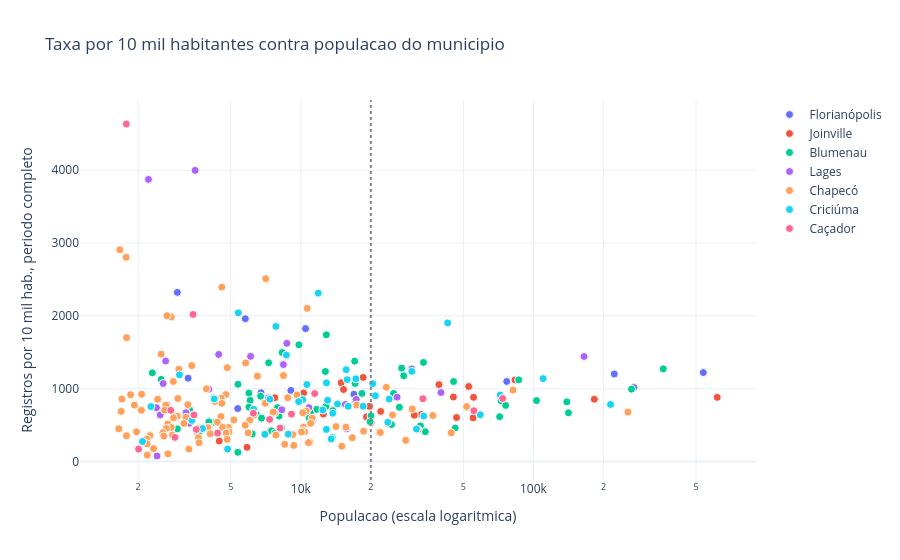

Here is the notebook cell this chart was saved with:
### Code cell
# Taxa contra populacao: a instabilidade aparece como um funil a esquerda.
fig = px.scatter(
    municipios, x="populacao_censo_2022", y="taxa_total_10k",
    hover_name="municipio", color="regiao_intermediaria",
    log_x=True,
    title="Taxa por 10 mil habitantes contra populacao do municipio",
    labels={
        "populacao_censo_2022": "Populacao (escala logaritmica)",
        "taxa_total_10k": "Registros por 10 mil hab., periodo completo",
        "regiao_intermediaria": "Regiao intermediaria",
    },
)
fig.update_traces(marker=dict(size=8, line=dict(width=1, color="#fcfcfb")))
fig.add_vline(x=20000, line_dash="dot", line_color="#898781")
fig.add_annotation(x=20000, yref="paper", y=1.0, text="piso de 20 mil hab.",
                   showarrow=False, font_size=10, font_color="#898781",
                   xanchor="left", yanchor="bottom")
fig.update_layout(legend_title_text="")
fig.show()

print(
    "A dispersao vertical se estreita conforme a populacao cresce. Isso e o "
    "comportamento esperado de uma razao com denominador pequeno, e nao um padrao "
    "territorial a ser interpretado."
)

### Figure 1 — Plotly figure (JSON) as saved in the notebook; plotly's stock layout.template omitted (floating-point values rounded to 4 significant figures)
{"data": [{"hovertemplate": "<b>%{hovertext}</b><br><br>Regiao intermediaria=Florianópolis<br>Populacao (escala logaritmica)=%{x}<br>Registros por 10 mil hab., periodo completo=%{y}<extra></extra>", "hovertext": ["Florianópolis", "São José", "Palhoça", "Biguaçu", "Imbituba", "Garopaba", "Santo Amaro da Imperatriz", "Alfredo Wagner", "Governador Celso Ramos", "São Pedro de Alcântara", "Paulo Lopes", "São Bonifácio", "Águas Mornas", "Antônio Carlos", "Angelina", "Rancho Queimado", "Anitápolis"], "legendgroup": "Florianópolis", "marker": {"color": "#636efa", "line": {"color": "#fcfcfb", "width": 1}, "size": 8, "symbol": "circle"}, "mode": "markers", "name": "Florianópolis", "orientation": "v", "showlegend": true, "type": "scatter", "x": [537211, 270299, 222598, 76773, 52579, 29959, 27272, 10481, 16915, 5776, 9063, 2946, 6743, 11224, 5358, 3279, 3593], "xaxis": "x", "y": [1220.0, 1015.0, 1201.0, 1098.0, 1035.0, 1268.0, 1278.0, 1824.0, 922.9, 1960.0, 975.4, 2322.0, 943.2, 564.9, 726.0, 1144.0, 395.2], "yaxis": "y"}, {"hovertemplate": "<b>%{hovertext}</b><br><br>Regiao intermediaria=Joinville<br>Populacao (escala logaritmica)=%{x}<br>Registros por 10 mil hab., periodo completo=%{y}<extra></extra>", "hovertext": ["Joinville", "Jaraguá do Sul", "São Bento do Sul", "São Francisco do Sul", "Mafra", "Rio Negrinho", "Araquari", "Canoinhas", "Guaramirim", "Garuva", "Porto União", "Itapoá", "Balneário Barra do Sul", "Itaiópolis", "Corupá", "Três Barras", "Massaranduba", "Papanduva", "Schroeder", "Irineópolis", "Campo Alegre", "Monte Castelo", "Major Vieira", "São João do Itaperiú", "Bela Vista do Toldo"], "legendgroup": "Joinville", "marker": {"color": "#EF553B", "line": {"color": "#fcfcfb", "width": 1}, "size": 8, "symbol": "circle"}, "mode": "markers", "name": "Joinville", "orientation": "v", "showlegend": true, "type": "scatter", "x": [616317, 182660, 83277, 52674, 55286, 39261, 45283, 55016, 46711, 18545, 32970, 30750, 14912, 22051, 15267, 19746, 17162, 19150, 20061, 10285, 12501, 7736, 7425, 4463, 5872], "xaxis": "x", "y": [880.4, 853.9, 1119.0, 1029.0, 880.5, 1055.0, 884.7, 598.2, 602.2, 1154.0, 644.8, 634.1, 1081.0, 686.6, 988.4, 756.1, 841.4, 612.0, 535.4, 940.2, 650.4, 875.1, 429.6, 280.1, 194.1], "yaxis": "y"}, {"hovertemplate": "<b>%{hovertext}</b><br><br>Regiao intermediaria=Blumenau<br>Populacao (escala logaritmica)=%{x}<br>Registros por 10 mil hab., periodo completo=%{y}<extra></extra>", "hovertext": ["Blumenau", "Itajaí", "Balneário Camboriú", "Navegantes", "Brusque", "Camboriú", "Rio do Sul", "Gaspar", "Itapema", "Barra Velha", "Penha", "Indaial", "Tijucas", "Balneário Piçarras", "Porto Belo", "Ilhota", "Bombinhas", "Lontras", "Timbó", "Ituporanga", "Pouso Redondo", "Taió", "São João Batista", "Rodeio", "Apiúna", "Pomerode", "Presidente Getúlio", "Guabiruba", "Ascurra", "Ibirama", "Trombudo Central", "Canelinha", "Nova Trento", "Luiz Alves", "Agrolândia", "Benedito Novo", "Rio dos Cedros", "Petrolândia", "Laurentino", "Vitor Meireles", "Imbuia", "Agronômica", "Santa Terezinha", "José Boiteux", "Rio do Campo", "Aurora", "Dona Emma", "Salete", "Rio do Oeste", "Mirim Doce", "Presidente Nereu", "Leoberto Leal", "Vidal Ramos", "Witmarsum", "Braço do Trombudo", "Atalanta", "Major Gercino", "Doutor Pedrinho", "Chapadão do Lageado", "Botuverá"], "legendgroup": "Blumenau", "marker": {"color": "#00cc96", "line": {"color": "#fcfcfb", "width": 1}, "size": 8, "symbol": "circle"}, "mode": "markers", "name": "Blumenau", "orientation": "v", "showlegend": true, "type": "scatter", "x": [361261, 264054, 139155, 86401, 141385, 103074, 72587, 72570, 75940, 45369, 33663, 71549, 51592, 27127, 27688, 17046, 25058, 12873, 46099, 26525, 17123, 18310, 32687, 12757, 9811, 34289, 20010, 24543, 8319, 19862, 7274, 12821, 13727, 11684, 10990, 10520, 10865, 6716, 7932, 5370, 5982, 6055, 8066, 5985, 6452, 6780, 4221, 7489, 7747, 2511, 2301, 3330, 6189, 4255, 4026, 3227, 3214, 3637, 2950, 5363], "xaxis": "x", "y": [1271.0, 992.8, 818.1, 1120.0, 668.6, 835.2, 849.6, 832.6, 769.4, 1097.0, 1360.0, 614.5, 743.7, 1281.0, 1177.0, 1377.0, 933.4, 1739.0, 458.8, 744.2, 1070.0, 933.9, 488.3, 1235.0, 1601.0, 407.7, 625.2, 506.9, 1495.0, 545.8, 1354.0, 755.0, 698.6, 714.6, 669.7, 655.9, 598.2, 896.4, 738.8, 1060.0, 939.5, 839.0, 623.6, 745.2, 644.8, 594.4, 871.8, 420.6, 389.8, 1127.0, 1217.0, 708.7, 378.1, 535.8, 544.0, 663.1, 553.8, 365.7, 447.5, 124.9], "yaxis": "y"}, {"hovertemplate": "<b>%{hovertext}</b><br><br>Regiao intermediaria=Lages<br>Populacao (escala logaritmica)=%{x}<br>Registros por 10 mil hab., periodo completo=%{y}<extra></extra>", "hovertext": ["Lages", "Curitibanos", "São Joaquim", "Otacílio Costa", "São José do Cerrito", "Bocaina do Sul", "Santa Cecília", "Bom Retiro", "São Cristóvão do Sul", "Painel", "Urubici", "Correia Pinto", "Ponte Alta", "Campo Belo do Sul", "Anita Garibaldi", "Bom Jardim da Serra", "Capão Alto", "Palmeira", "Ponte Alta do Norte", "Urupema", "Rio Rufino", "Cerro Negro", "Brunópolis", "Frei Rogério"], "legendgroup": "Lages", "marker": {"color": "#ab63fa", "line": {"color": "#fcfcfb", "width": 1}, "size": 8, "symbol": "circle"}, "mode": "markers", "name": "Lages", "orientation": "v", "showlegend": true, "type": "scatter", "x": [164981, 40045, 25939, 17312, 8708, 3515, 15546, 8418, 6084, 2215, 10834, 15727, 4437, 7257, 8285, 4026, 2625, 2561, 3210, 2656, 2397, 3317, 2489, 2411], "xaxis": "x", "y": [1441.0, 946.2, 882.8, 850.9, 1622.0, 3997.0, 783.5, 1330.0, 1443.0, 3874.0, 738.4, 448.3, 1469.0, 870.9, 709.7, 991.1, 1379.0, 1070.0, 669.8, 779.4, 738.4, 524.6, 638.8, 74.66], "yaxis": "y"}, {"hovertemplate": "<b>%{hovertext}</b><br><br>Regiao intermediaria=Chapecó<br>Populacao (escala logaritmica)=%{x}<br>Registros por 10 mil hab., periodo completo=%{y}<extra></extra>", "hovertext": ["Chapecó", "Concórdia", "Xanxerê", "Capinzal", "Campos Novos", "Ponte Serrada", "Joaçaba", "Itá", "São Miguel do Oeste", "São Lourenço do Oeste", "Xaxim", "Abelardo Luz", "Ipira", "Guatambú", "Herval d'Oeste", "Campo Erê", "Pinhalzinho", "Maravilha", "Luzerna", "Seara", "Treze Tílias", "Água Doce", "Palmitos", "Catanduvas", "Irani", "São José do Cedro", "Faxinal dos Guedes", "Guarujá do Sul", "Quilombo", "Ouro", "Bom Jesus", "Itapiranga", "Belmonte", "Ipuaçu", "Palma Sola", "Jardinópolis", "Barra Bonita", "Saudades", "Entre Rios", "Caibi", "Riqueza", "São Carlos", "Coronel Freitas", "Mondaí", "São João do Oeste", "Lindóia do Sul", "Zortéa", "Peritiba", "Arvoredo", "Jaborá", "Vargem Bonita", "Paraíso", "Águas de Chapecó", "São Domingos", "Dionísio Cerqueira", "Sul Brasil", "Flor do Sertão", "Nova Erechim", "Cunha Porã", "Piratuba", "Ipumirim", "Nova Itaberaba", "Guaraciaba", "Princesa", "Ibicaré", "Arabutã", "Anchieta", "Erval Velho", "Caxambu do Sul", "Santa Helena", "Iporã do Oeste", "Vargem", "Descanso", "Tunápolis", "Galvão", "Irati", "Passos Maia", "Cordilheira Alta", "Iraceminha", "Abdon Batista", "Planalto Alegre", "Águas Frias", "Alto Bela Vista", "Bandeirante", "Vargeão", "Modelo", "Paial", "Lajeado Grande", "Romelândia", "Coronel Martins", "Formosa do Sul", "União do Oeste", "Novo Horizonte", "Saltinho", "Presidente Castello Branco", "Jupiá", "Celso Ramos", "Xavantina", "Santa Terezinha do Progresso", "Cunhataí", "Lacerdópolis", "Santiago do Sul", "Ouro Verde", "São Miguel da Boa Vista", "Serra Alta", "Marema", "Tigrinhos", "São Bernardino", "Bom Jesus do Oeste"], "legendgroup": "Chapecó", "marker": {"color": "#FFA15A", "line": {"color": "#fcfcfb", "width": 1}, "size": 8, "symbol": "circle"}, "mode": "markers", "name": "Chapecó", "orientation": "v", "showlegend": true, "type": "scatter", "x": [254785, 81646, 51607, 23314, 36932, 10649, 30146, 7067, 44330, 24791, 31918, 17392, 4578, 8425, 21724, 9623, 21972, 28251, 5794, 18620, 8787, 6508, 15626, 10566, 10195, 14167, 11192, 4829, 11022, 7032, 2777, 16638, 2658, 7730, 7605, 1776, 1668, 10265, 3402, 6304, 4768, 10282, 10388, 10066, 6295, 4549, 3930, 2992, 2510, 4310, 4576, 4267, 6036, 9226, 15008, 2832, 1783, 5155, 10953, 5769, 7816, 4536, 10796, 2964, 3269, 4378, 5943, 4885, 4614, 2425, 9335, 2627, 8530, 4916, 3210, 2069, 4034, 4781, 3986, 2598, 2946, 2839, 1856, 3144, 3634, 4080, 1927, 1702, 4823, 2065, 2682, 2774, 2643, 3632, 1689, 2555, 2805, 3653, 2576, 1968, 2248, 1651, 2181, 1781, 3303, 2184, 2329, 2684, 2187], "xaxis": "x", "y": [677.7, 979.5, 753.8, 1019.0, 631.4, 2103.0, 720.2, 2510.0, 392.7, 637.7, 436.1, 775.1, 2394.0, 1181.0, 406.0, 913.4, 397.3, 290.6, 1353.0, 415.1, 875.2, 1171.0, 469.7, 691.8, 669.9, 479.3, 593.3, 1288.0, 523.5, 799.2, 1984.0, 326.4, 2002.0, 667.5, 678.5, 2804.0, 2908.0, 470.5, 1317.0, 702.7, 918.6, 424.0, 407.2, 404.3, 633.8, 868.3, 997.5, 1267.0, 1474.0, 858.5, 797.6, 822.6, 566.6, 368.5, 209.2, 1098.0, 1699.0, 570.3, 262.9, 497.5, 362.1, 617.3, 258.4, 863.7, 780.1, 539.1, 392.1, 466.7, 468.1, 853.6, 219.6, 772.7, 234.5, 404.8, 607.5, 923.1, 468.5, 391.1, 464.1, 704.4, 621.2, 598.8, 916.0, 521.6, 451.3, 379.9, 773.2, 857.8, 302.7, 702.2, 514.5, 465.0, 454.0, 324.9, 686.8, 395.3, 360.1, 257.3, 349.4, 406.5, 355.9, 448.2, 307.2, 353.7, 169.5, 242.7, 176.0, 104.3, 86.88], "yaxis": "y"}, {"hovertemplate": "<b>%{hovertext}</b><br><br>Regiao intermediaria=Criciúma<br>Populacao (escala logaritmica)=%{x}<br>Registros por 10 mil hab., periodo completo=%{y}<extra></extra>", "hovertext": ["Criciúma", "Tubarão", "Laguna", "Araranguá", "Içara", "Sombrio", "Imaruí", "Jaguaruna", "Braço do Norte", "Capivari de Baixo", "Balneário Gaivota", "Cocal do Sul", "Urussanga", "Balneário Arroio do Silva", "Maracajá", "Morro da Fumaça", "Forquilhinha", "Passo de Torres", "Orleans", "São João do Sul", "Balneário Rincão", "Lauro Müller", "Jacinto Machado", "Timbé do Sul", "Turvo", "Siderópolis", "Gravatal", "Pescaria Brava", "Santa Rosa do Sul", "Treze de Maio", "Sangão", "Grão-Pará", "Nova Veneza", "São Ludgero", "Praia Grande", "Pedras Grandes", "Morro Grande", "Armazém", "Meleiro", "São Martinho", "Treviso", "Ermo", "Rio Fortuna", "Santa Rosa de Lima"], "legendgroup": "Criciúma", "marker": {"color": "#19d3f3", "line": {"color": "#fcfcfb", "width": 1}, "size": 8, "symbol": "circle"}, "mode": "markers", "name": "Criciúma", "orientation": "v", "showlegend": true, "type": "scatter", "x": [214493, 110088, 42785, 71922, 59035, 29991, 11881, 20375, 33773, 23975, 15669, 17240, 20919, 15820, 7815, 18537, 31431, 12897, 23661, 8668, 15981, 14381, 10624, 5386, 13043, 13714, 12435, 10190, 9792, 7362, 12882, 6277, 13664, 13509, 8270, 4245, 3010, 8834, 7006, 3405, 3782, 2269, 4847, 2088], "xaxis": "x", "y": [782.8, 1137.0, 1902.0, 912.2, 641.6, 1237.0, 2311.0, 1068.0, 624.2, 856.7, 1260.0, 1135.0, 902.5, 1123.0, 1854.0, 758.5, 444.5, 1079.0, 537.6, 1461.0, 757.8, 789.9, 1057.0, 2040.0, 840.3, 662.1, 706.9, 848.9, 821.1, 854.4, 439.4, 716.9, 328.6, 309.4, 463.1, 857.5, 1189.0, 374.7, 372.5, 563.9, 452.1, 753.6, 169.2, 273.0], "yaxis": "y"}, {"hovertemplate": "<b>%{hovertext}</b><br><br>Regiao intermediaria=Caçador<br>Populacao (escala logaritmica)=%{x}<br>Registros por 10 mil hab., periodo completo=%{y}<extra></extra>", "hovertext": ["Caçador", "Videira", "Fraiburgo", "Lebon Régis", "Macieira", "Calmon", "Monte Carlo", "Timbó Grande", "Rio das Antas", "Tangará", "Pinheiro Preto", "Matos Costa", "Salto Veloso", "Arroio Trinta", "Iomerê", "Ibiam"], "legendgroup": "Caçador", "marker": {"color": "#FF6692", "line": {"color": "#fcfcfb", "width": 1}, "size": 8, "symbol": "circle"}, "mode": "markers", "name": "Caçador", "orientation": "v", "showlegend": true, "type": "scatter", "x": [73720, 55466, 33481, 11472, 1778, 3443, 9117, 7342, 6253, 8143, 3473, 2761, 4390, 3556, 2877, 2008], "xaxis": "x", "y": [865.0, 696.3, 861.4, 932.7, 4634.0, 2019.0, 649.3, 577.5, 662.1, 459.3, 639.2, 702.6, 389.5, 438.7, 330.2, 169.3], "yaxis": "y"}], "layout": {"annotations": [{"font": {"color": "#898781", "size": 10}, "showarrow": false, "text": "piso de 20 mil hab.", "x": 20000, "xanchor": "left", "y": 1.0, "yanchor": "bottom", "yref": "paper"}], "legend": {"title": {"text": ""}, "tracegroupgap": 0}, "shapes": [{"line": {"color": "#898781", "dash": "dot"}, "type": "line", "x0": 20000, "x1": 20000, "xref": "x", "y0": 0, "y1": 1, "yref": "y domain"}], "title": {"text": "Taxa por 10 mil habitantes contra populacao do municipio"}, "xaxis": {"anchor": "y", "domain": [0.0, 1.0], "title": {"text": "Populacao (escala logaritmica)"}, "type": "log"}, "yaxis": {"anchor": "x", "domain": [0.0, 1.0], "title": {"text": "Registros por 10 mil hab., periodo completo"}}}}
